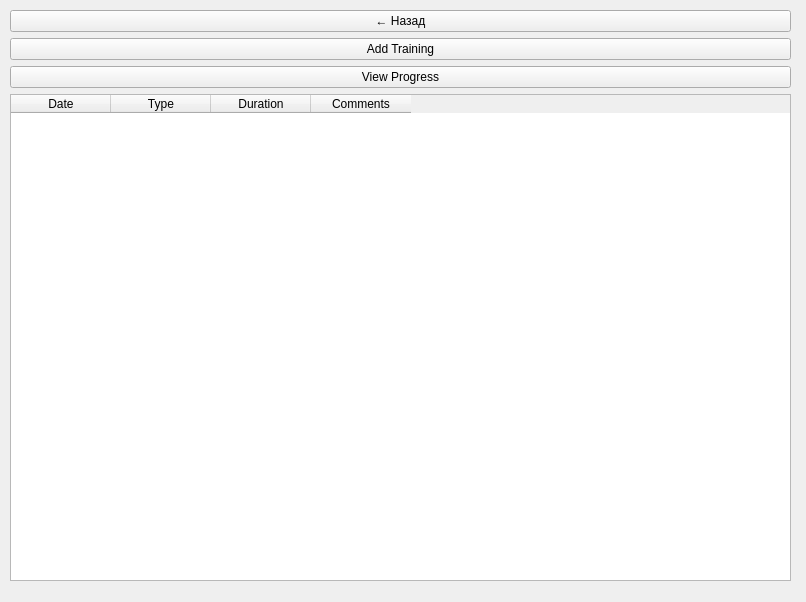
<?xml version="1.0" encoding="UTF-8"?>
<ui version="4.0">
 <class>Form</class>
 <widget class="QWidget" name="Form">
  <property name="geometry">
   <rect>
    <x>0</x>
    <y>0</y>
    <width>806</width>
    <height>602</height>
   </rect>
  </property>
  <property name="windowTitle">
   <string>Form</string>
  </property>
  <widget class="QWidget" name="layoutWidget">
   <property name="geometry">
    <rect>
     <x>10</x>
     <y>10</y>
     <width>781</width>
     <height>571</height>
    </rect>
   </property>
   <layout class="QVBoxLayout" name="verticalLayout">
    <item>
     <widget class="QPushButton" name="back_button">
      <property name="text">
       <string>← Назад</string>
      </property>
     </widget>
    </item>
    <item>
     <widget class="QPushButton" name="btn_add_training">
      <property name="text">
       <string>Add Training</string>
      </property>
     </widget>
    </item>
    <item>
     <widget class="QPushButton" name="btn_view_progress">
      <property name="text">
       <string>View Progress</string>
      </property>
     </widget>
    </item>
    <item>
     <widget class="QTableWidget" name="table_trainings">
      <property name="rowCount">
       <number>0</number>
      </property>
      <property name="columnCount">
       <number>4</number>
      </property>
      <column>
       <property name="text">
        <string>Date</string>
       </property>
      </column>
      <column>
       <property name="text">
        <string>Type</string>
       </property>
      </column>
      <column>
       <property name="text">
        <string>Duration</string>
       </property>
      </column>
      <column>
       <property name="text">
        <string>Comments</string>
       </property>
      </column>
     </widget>
    </item>
   </layout>
  </widget>
 </widget>
 <resources/>
 <connections/>
</ui>
